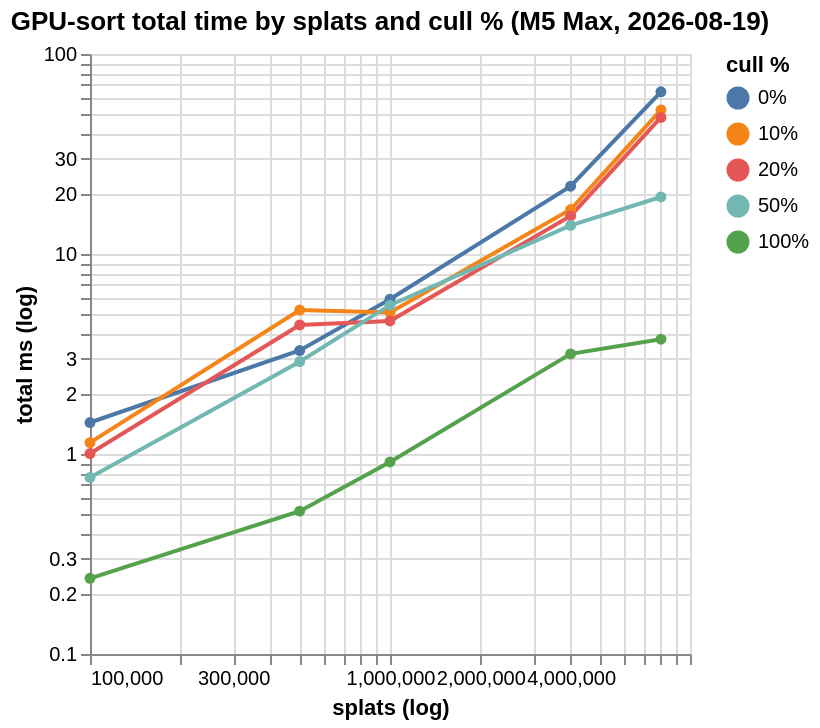

Write a Vega-Lite specification for this figure.
### Vega-Lite specification from a JSON file in a GitHub repository (floating-point values rounded to 4 significant figures)
{"$schema": "https://vega.github.io/schema/vega-lite/v5.json", "title": "GPU-sort total time by splats and cull % (M5 Max, 2026-08-19)", "data": {"values": [{"splats": 100000, "cull": "0%", "total_ms": 1.437}, {"splats": 100000, "cull": "10%", "total_ms": 1.14}, {"splats": 100000, "cull": "20%", "total_ms": 1.005}, {"splats": 100000, "cull": "50%", "total_ms": 0.764}, {"splats": 100000, "cull": "100%", "total_ms": 0.239}, {"splats": 500000, "cull": "0%", "total_ms": 3.292}, {"splats": 500000, "cull": "10%", "total_ms": 5.243}, {"splats": 500000, "cull": "20%", "total_ms": 4.419}, {"splats": 500000, "cull": "50%", "total_ms": 2.893}, {"splats": 500000, "cull": "100%", "total_ms": 0.518}, {"splats": 1000000, "cull": "0%", "total_ms": 5.942}, {"splats": 1000000, "cull": "10%", "total_ms": 5.102}, {"splats": 1000000, "cull": "20%", "total_ms": 4.629}, {"splats": 1000000, "cull": "50%", "total_ms": 5.548}, {"splats": 1000000, "cull": "100%", "total_ms": 0.912}, {"splats": 4000000, "cull": "0%", "total_ms": 21.84}, {"splats": 4000000, "cull": "10%", "total_ms": 16.69}, {"splats": 4000000, "cull": "20%", "total_ms": 15.51}, {"splats": 4000000, "cull": "50%", "total_ms": 13.9}, {"splats": 4000000, "cull": "100%", "total_ms": 3.166}, {"splats": 8000000, "cull": "0%", "total_ms": 64.69}, {"splats": 8000000, "cull": "10%", "total_ms": 52.5}, {"splats": 8000000, "cull": "20%", "total_ms": 48.16}, {"splats": 8000000, "cull": "50%", "total_ms": 19.28}, {"splats": 8000000, "cull": "100%", "total_ms": 3.75}]}, "mark": {"type": "line", "point": true}, "encoding": {"x": {"field": "splats", "type": "quantitative", "scale": {"type": "log"}, "title": "splats (log)"}, "y": {"field": "total_ms", "type": "quantitative", "scale": {"type": "log"}, "title": "total ms (log)"}, "color": {"field": "cull", "type": "nominal", "title": "cull %", "sort": ["0%", "10%", "20%", "50%", "100%"]}}}
